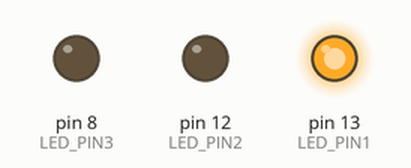
This sketch was run on a simulated Arduino Uno, built with avr-gcc and run on an emulated ATmega328P. Parts: output pins drawn as LEDs (lit = HIGH).

Above: at 0.5 s.
At 1.5 s:
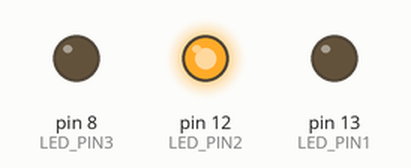
At 5.5 s:
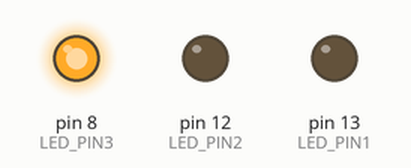
Timing chart, 0 to 6.9 s (numbered marks = the images above):
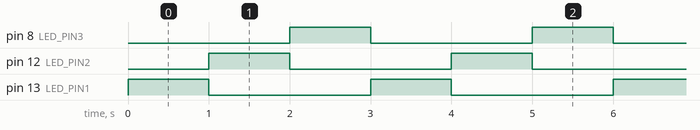

The sketch:

EXP-04.ino
```cpp
#define LED_PIN1 13
#define LED_PIN2 12
#define LED_PIN3 8

void setup() {
  pinMode(LED_PIN1, OUTPUT);
  pinMode(LED_PIN2, OUTPUT);
  pinMode(LED_PIN3, OUTPUT);
}

void loop() {
  digitalWrite(LED_PIN1, HIGH);
  delay(1000);
  digitalWrite(LED_PIN1, LOW);

  digitalWrite(LED_PIN2, HIGH);
  delay(1000);
  digitalWrite(LED_PIN2, LOW);

  digitalWrite(LED_PIN3, HIGH);
  delay(1000);
  digitalWrite(LED_PIN3, LOW);
}
```

Measured:
- by itself, pin 8 (LED_PIN3), pin 12 (LED_PIN2), pin 13 (LED_PIN1): alternates HIGH for 1.0 s and LOW for 2.0 s
- by itself, everything shown: repeats every 3.0 s, in 4 steps
